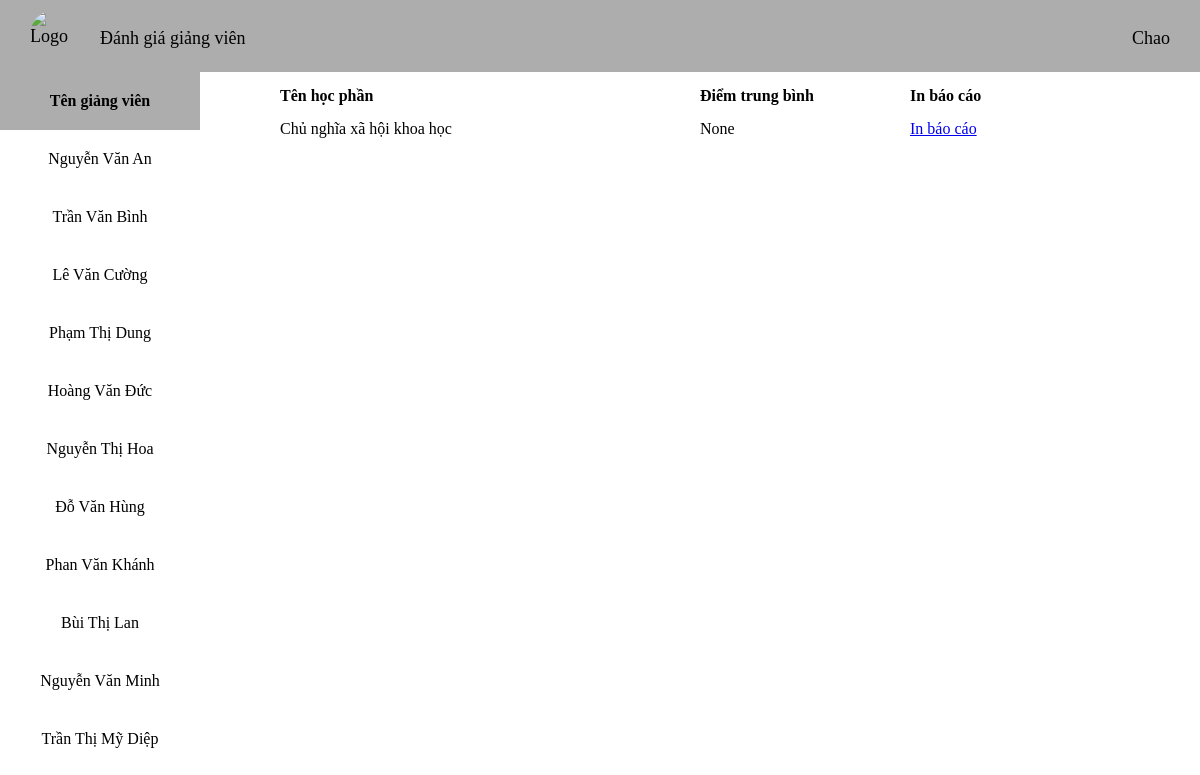
The page /giang_vien/giang_vien/Phạm Thị Dung on the database its author committed.
### tables this page shows
CREATE TABLE "HocPhan" (
	"ma_hoc_phan"	TEXT,
	"ten_hoc_phan"	TEXT,
	"ma_giang_vien"	TEXT,
	"ten_giang_vien"	TEXT,
	PRIMARY KEY("ma_hoc_phan")
);

CREATE TABLE DiemTrungBinh (
    id INTEGER PRIMARY KEY AUTOINCREMENT,
    ten_giang_vien TEXT,
    ma_hoc_phan TEXT,
    diem_cau_1 REAL,
    diem_cau_2 REAL,
    diem_cau_3 REAL,
    diem_cau_4 REAL,
    diem_cau_5 REAL,
    diem_trung_binh REAL, ten_hoc_phan TEXT,
    FOREIGN KEY(ma_hoc_phan) REFERENCES HocPhan(ma_hoc_phan)
);

### Đánh giá giảng viên/giangvien1/views.py (the view)
@gv_bp.route('/giang_vien/<string:ten_giang_vien>')
def chitiet(ten_giang_vien):
       conn = sqlite3.connect(data)
       conn.row_factory = sqlite3.Row
       cur = conn.cursor()
       cur.execute("SELECT DISTINCT ten_giang_vien FROM HocPhan")
       gv1 = cur.fetchall()
       cur.execute("SELECT * FROM DiemTrungBinh WHERE ten_giang_vien = ?",(ten_giang_vien,))
       gv = cur.fetchall()
       return render_template("diem_gv.html", dataa = gv, data = gv1)

### Đánh giá giảng viên/Templates/diem_gv.html
{% extends "giang_vien1.html" %}
{% block content2 %}
<div class="row header">
    <div>Tên học phần</div>
    <div>Điểm trung bình</div>
    <div>In báo cáo</div>
</div>
{% for gv in dataa %}
<div class="row">
    <div>{{ gv[9] }}</div>
    <div>{{ gv[8] }}</div>
    <div>
        <a href="{{ url_for('gv.bao_cao', ten_giang_vien=gv[1]) }}">In báo cáo</a>
    </div>
</div>
{% endfor %}
{% endblock %}

### Đánh giá giảng viên/Templates/giang_vien1.html
{% extends "base.html" %}
{% block content %}
<div class="container">
    <div class="left">
        <p><b>Tên giảng viên</b></p>
        {% for gv in data %}
            <a href="{{ url_for('gv.chitiet', ten_giang_vien=gv[0]) }}" class="ten-giang-vien">
                {{ gv[0] }}
            </a>
        {% endfor %}
    </div>
    <div class="right">
        {% block content2 %}
        {% endblock %}
    </div>
</div>
{% endblock %}

### Đánh giá giảng viên/Static/style.css (style rules this page uses)
body { margin: 0px; }
.container { display: flex; }
.left { border: 1px; width: 200px; height: 89vh; text-align: center; overflow-y: auto; }
.left p { margin: 0; padding: 20px; top: 0px; background-color: #adadad; position: sticky; }
.left a { display: block; text-decoration: none; padding: 20px; color: black; }
.right { width:70%; margin: 0px auto; }
.row { display:grid; grid-template-columns: 2fr 1fr 1fr; align-items:center; margin:15px 0; }
.header { font-weight:bold; }

### rows shown on the page
HocPhan: ten_giang_vien "Nguyễn Văn An"
HocPhan: ten_giang_vien "Trần Văn Bình"
HocPhan: ten_giang_vien "Lê Văn Cường"
HocPhan: ten_giang_vien "Hoàng Văn Đức"
HocPhan: ten_giang_vien "Nguyễn Thị Hoa"
HocPhan: ten_giang_vien "Đỗ Văn Hùng"
HocPhan: ten_giang_vien "Phan Văn Khánh"
HocPhan: ten_giang_vien "Bùi Thị Lan"
HocPhan: ten_giang_vien "Nguyễn Văn Minh"
HocPhan: ten_giang_vien "Trần Thị Mỹ Diệp"
DiemTrungBinh: ten_hoc_phan "Chủ nghĩa xã hội khoa học", gv "None"

### other values the page prints
{{ gv[0] }} "Phạm Thị Dung"
